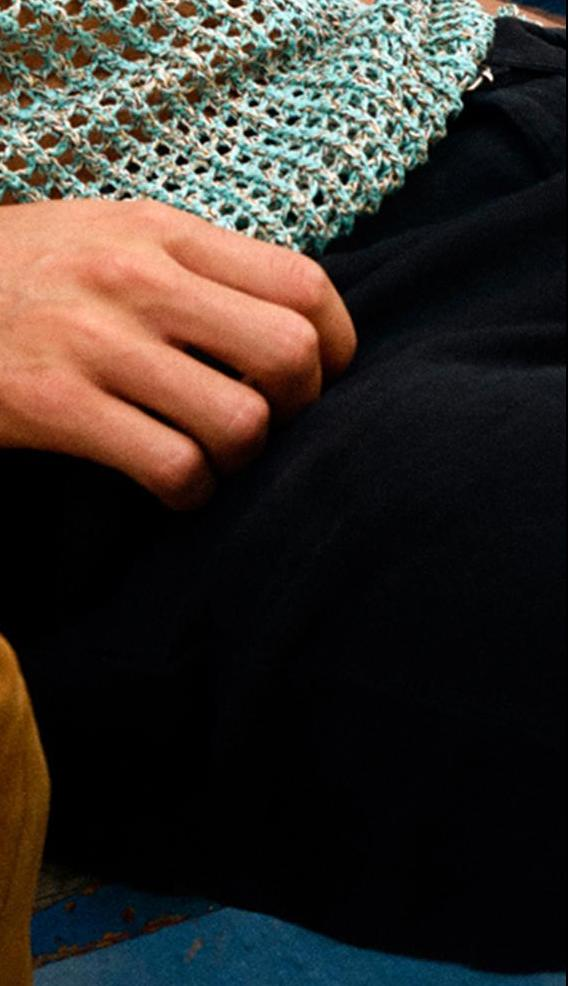
#> input picture data/dataset_entrenar_IA/I_02a3a4444c5d_from_B_5c7c70235031.jpg, 568 x 986 px
$ python -i extract_characteristics.py   (imports and definitions only)
#> lines starting #> are read from the running program, lines starting #| are printed output that depends on the picture; after the words box and inside, x2 and y2 are one past the last pixel; in counts of white or black regions, pixels touching at a corner belong together
#> further down, picture is the input picture: shape (986, 568, 3); mean B, G, R 43, 48.6, 55.4
import os
from pathlib import Path
import cv2 as cv
import numpy as np
from sklearn.cluster import KMeans
from concurrent.futures import ThreadPoolExecutor, as_completed
import matplotlib.pyplot as plt

PRODUCTS_IMAGES_DIR = Path("../data/images/products")
MAX_WORKERS = 1

def get_object_mask(image):
    """Crea una máscara del objeto a partir de los bordes"""
    gray = cv.cvtColor(image, cv.COLOR_BGR2GRAY)
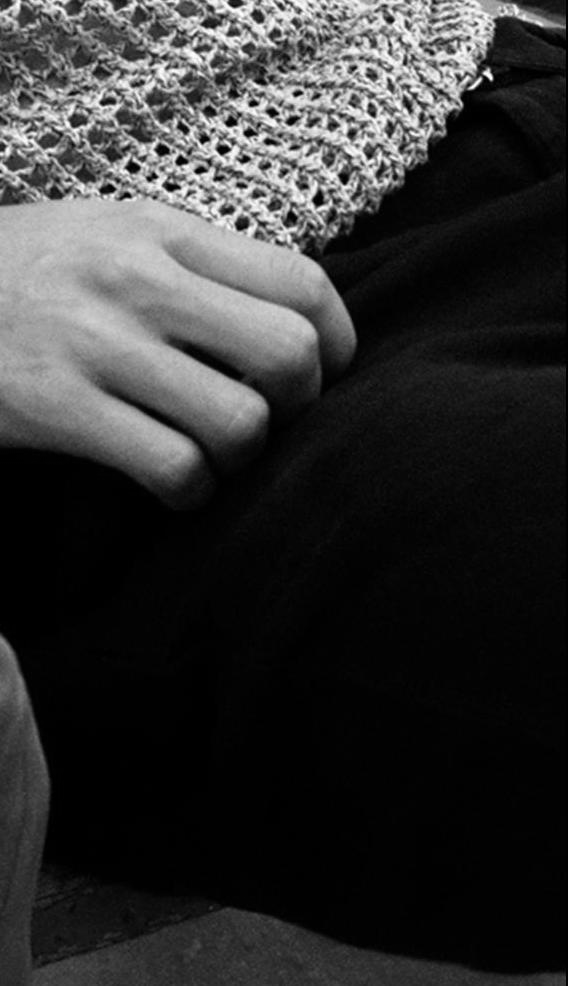
#> gray: shape (986, 568); min 0, max 254, mean 50
    blurred = cv.GaussianBlur(gray, (5, 5), 0)

    # Detectar bordes
    edges = cv.Canny(blurred, 50, 150)
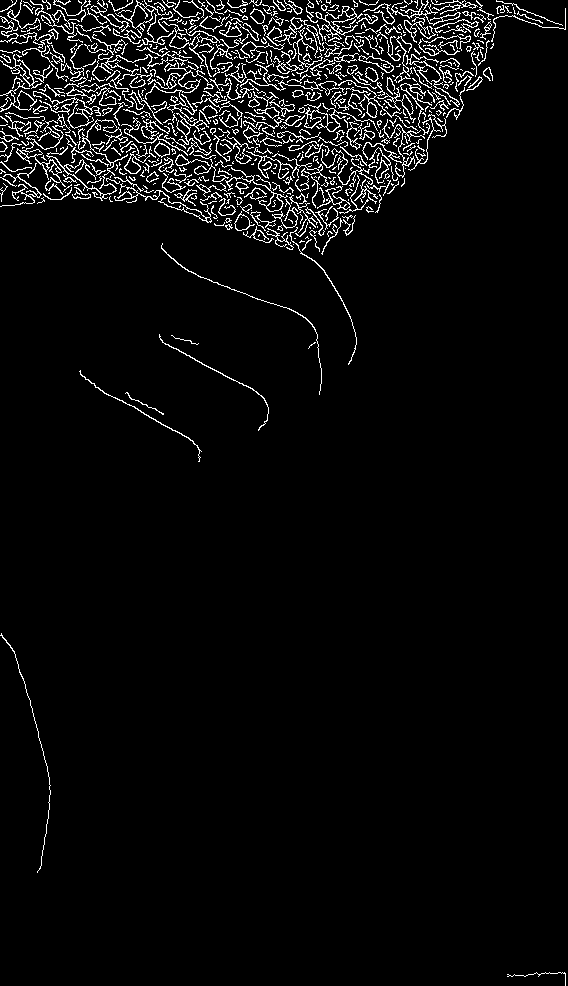
#> edges: shape (986, 568); 4.6% white in thin lines or dots

    # Cerrar huecos en los bordes
    kernel = cv.getStructuringElement(cv.MORPH_ELLIPSE, (7, 7))
    closed = cv.morphologyEx(edges, cv.MORPH_CLOSE, kernel)
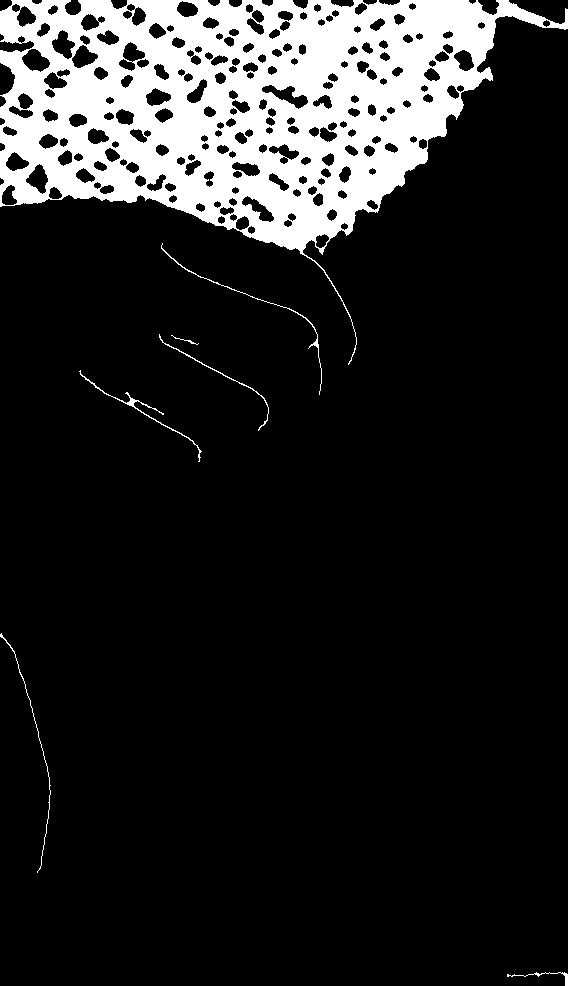
#> closed: shape (986, 568); 14.3% white; 7 white regions

    # Rellenar contornos
    contours, _ = cv.findContours(closed, cv.RETR_EXTERNAL, cv.CHAIN_APPROX_SIMPLE)
#> contours = 7 contours, 1 with area under 20; largest, box (x1, y1, x2, y2) and area: (0, 0, 568, 365) 96204, (79, 370, 202, 462) 146, (161, 243, 322, 395) 88, (159, 334, 269, 431) 74, (507, 972, 568, 986) 45, (0, 633, 51, 873) 24
    mask = np.zeros_like(gray)
    cv.drawContours(mask, contours, -1, 255, thickness=cv.FILLED)
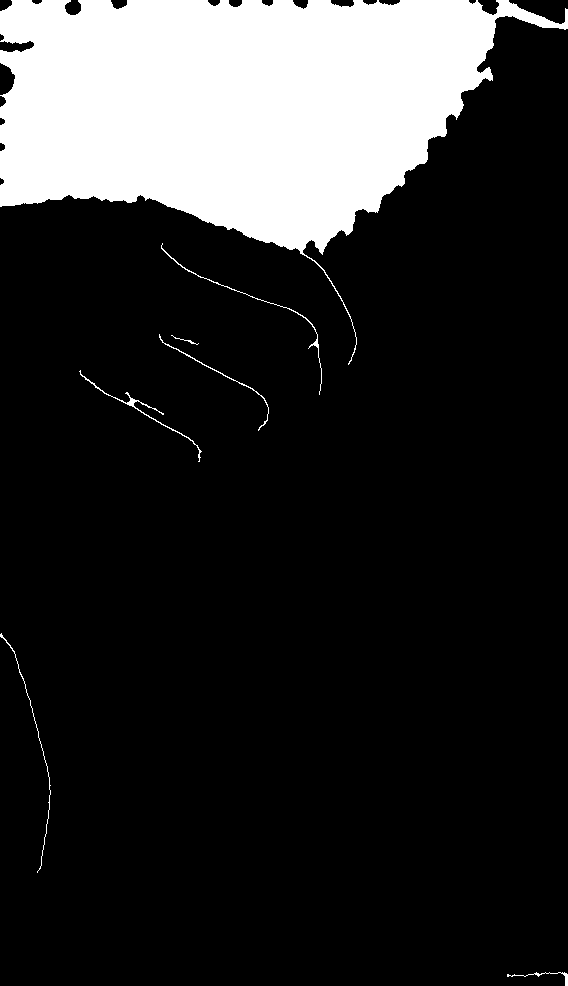
#> mask: shape (986, 568); 17.6% white; 7 white regions, largest, box (x1, y1, x2, y2) and area: (0, 0, 568, 365) 97201, (79, 370, 202, 462) 325, (161, 243, 322, 395) 319

    # Convertir a booleano
    mask = mask.astype(bool)
    return mask

# [57 lines left out: functions get_dominant_colors, plot_image_with_colors, process_image, main, not called in this run]

# [2 lines not run here, left out]

>>> import cv2
>>> picture = cv2.imread('../data/dataset_entrenar_IA/I_02a3a4444c5d_from_B_5c7c70235031.jpg')
>>> result = get_object_mask(picture)
